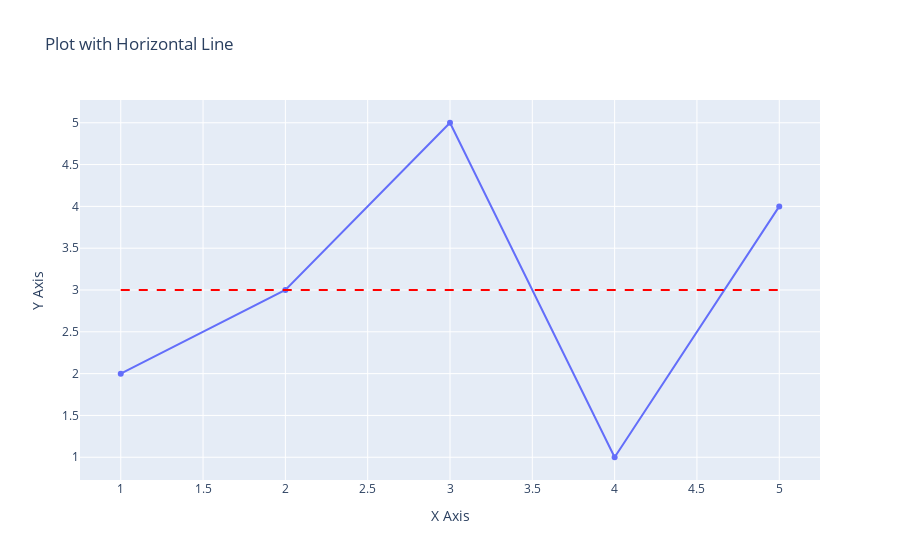

Notebook code for this chart:
### Code cell
import plotly.graph_objects as go

# Sample data
x = [1, 2, 3, 4, 5]
y = [2, 3, 5, 1, 4]

# Create a figure
fig = go.Figure()

# Add a scatter plot
fig.add_trace(go.Scatter(x=x, y=y, mode='lines+markers', name='Data'))

# Define the y value where you want the horizontal line
y_value = 3  # Change this to the desired y value

# Add a horizontal line at y = y_value
fig.add_shape(
    type='line',
    x0=min(x),  # Starting x value
    y0=y_value,  # y value for the line
    x1=max(x),  # Ending x value
    y1=y_value,  # y value for the line
    line=dict(color='red', width=2, dash='dash'),  # Customize the line
)

# Add titles and labels
fig.update_layout(
    title='Plot with Horizontal Line',
    xaxis_title='X Axis',
    yaxis_title='Y Axis',
)

# Show the figure
fig.show()

### Figure 1 — Plotly figure (JSON) as saved in the notebook; plotly's stock layout.template omitted (floating-point values rounded to 4 significant figures)
{"data": [{"mode": "lines+markers", "name": "Data", "type": "scatter", "x": [1, 2, 3, 4, 5], "y": [2, 3, 5, 1, 4]}], "layout": {"shapes": [{"line": {"color": "red", "dash": "dash", "width": 2}, "type": "line", "x0": 1, "x1": 5, "y0": 3, "y1": 3}], "title": {"text": "Plot with Horizontal Line"}, "xaxis": {"title": {"text": "X Axis"}}, "yaxis": {"title": {"text": "Y Axis"}}}}
